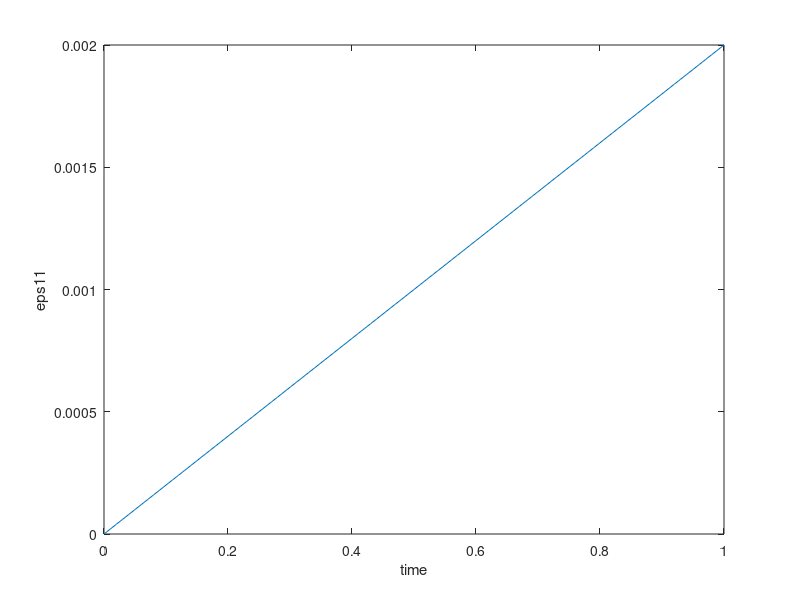
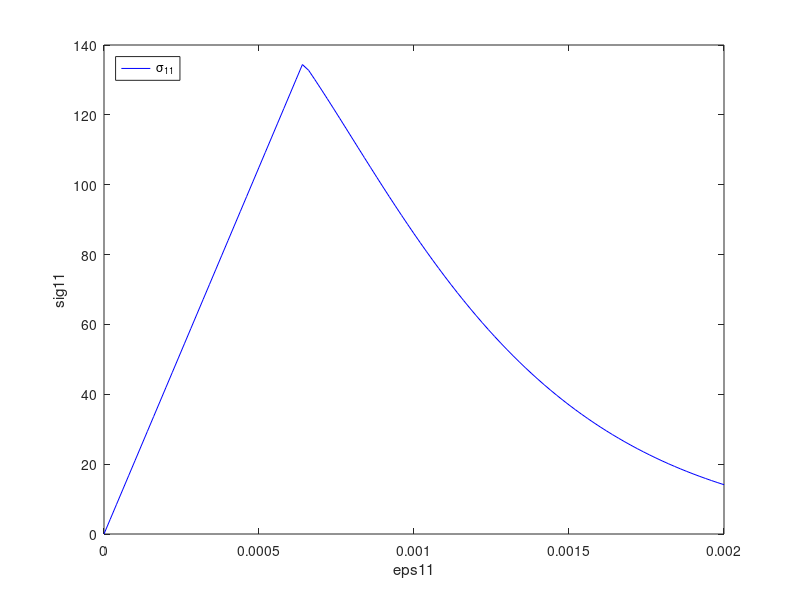
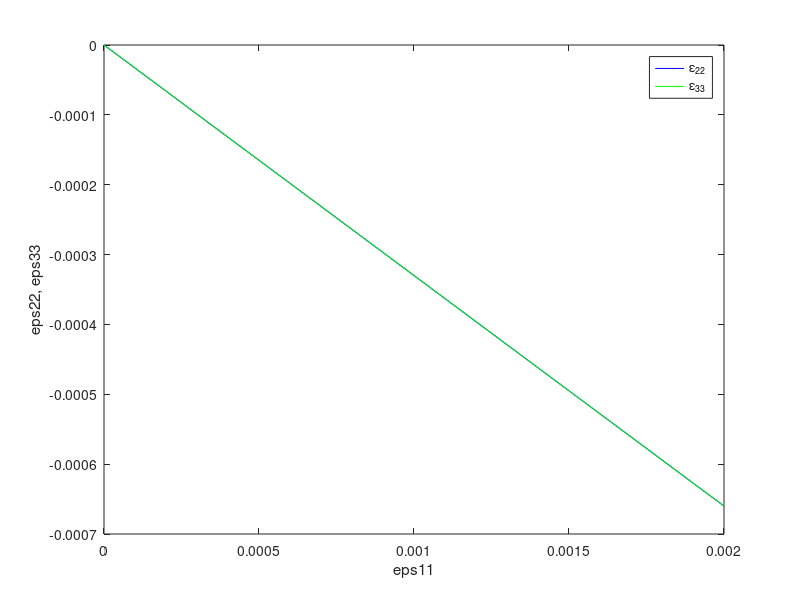

These charts were generated, in order, by the following MATLAB code:
A=load('Stress.txt');
Stress = A(:,2);
Time  = A(:,1);


B = load('e11.txt');
strain_11 = B(:,2);


C = load('e22.txt');
strain_22 = C(:,2);

D = load('e33.txt');
strain_33 = D(:,2);


figure(1)
plot(Time,strain_11) 
xlabel('time')
ylabel('eps11')


figure(2)
plot(strain_11,Stress,'color','b') 
legend('\sigma_{11}','Ref.','Location','NorthWest')
xlabel('eps11')
ylabel('sig11')


figure(3)
plot(strain_11,strain_22,'color','b')
hold on
plot(strain_11,strain_33,'color','g')
legend('\epsilon_{22}','\epsilon_{33}','Ref.','Location','NorthEast')
xlabel('eps11')
ylabel('eps22, eps33')